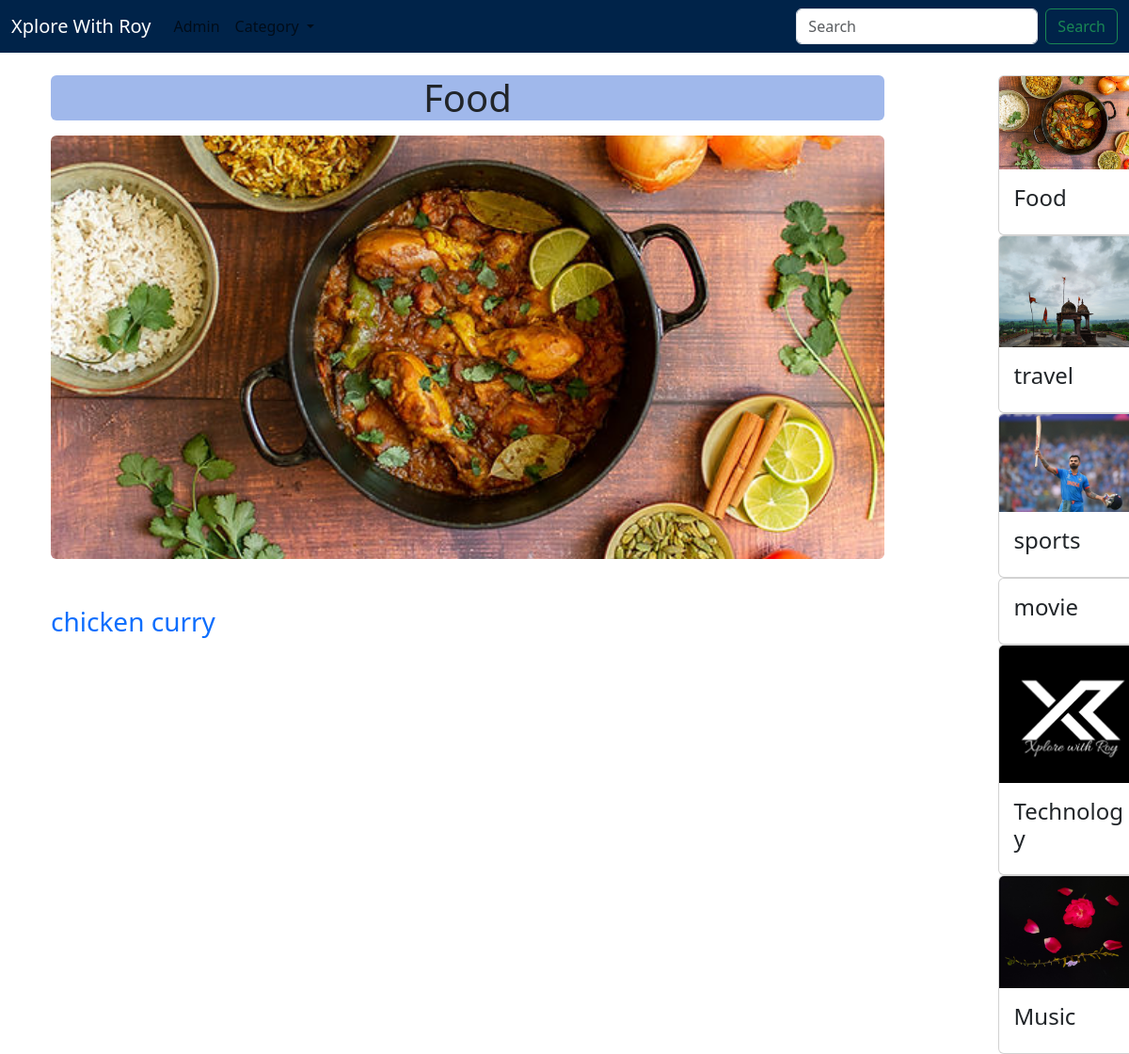
Screenshot of /catagory/food with the database file from the repository.
### myapp/models.py (models this page shows, shortened)
class Catagory(models.Model):
    cat_id = models.AutoField(primary_key=True)
    title = models.CharField(max_length=50)
    description = models.TextField()
    url = models.CharField(max_length=100)
    image = models.ImageField(upload_to='catagory/')
    added_date = models.DateTimeField(auto_now_add=True,null=True)

class Post(models.Model):
    post_id = models.AutoField(primary_key=True)
    title = models.CharField(max_length=200)
    author = models.CharField(max_length=50)
    content = HTMLField()
    url = models.CharField(max_length=100)
    image = models.ImageField(upload_to='post/',blank=True, null=True)
    added_date = models.DateTimeField(auto_now_add=True,null=True)
    cat = models.ForeignKey(Catagory,on_delete=models.CASCADE)

### myapp/views.py (the view)
# urls.py: path('catagory/<slug:url>',Catagories,name='all catagories')
def Catagories(request,url):
    cat = Catagory.objects.get(url=url)
    post = Post.objects.filter(cat=cat)
    cats = Catagory.objects.all()
    return render(request,'catagory.html',{'cat': cat,'post':post,'cats':cats})

### myapp/templates/catagory.html (shortened to what this page needs)
{% extends "base.html" %}
{% block content %}
<div class="row container mx-auto mt-4">
    <div class="row">
        <div class="col-mb-5 col-sm-10">
            <div class="text-center rounded mb-3 " style=" background-color:#a0b8eb;">
                <h1>{{cat.title}}</h1>
            </div>
            <img src="/media/{{cat.image}}" class="img-fluid rounded"
                style="width: 100%; height: 450px; margin-bottom: 50px; object-fit:cover;" alt="">
            <div class="collection">
                {% for p in post %}
                <h3><a href="/myblogs/{{p.url}}" class="collection-item text-decoration-none">{{p.title}} </a></h3>
                {% empty %}
                <h3>No post in this category</h3>
                {% endfor %}
            </div>
        </div>
        <div class="col-mb-5 col-sm-1 offset-1">
            {% for cat in cats %}
            <a class="text-decoration-none" href="/catagory/{{cat.url}}">
                <div class="col-mb-5 col-sm-3 offset-1 ">
                    <div class="card" style=" width:10rem;">
                        <img src="/media/{{cat.image}}" class="card-img-top" alt="">
                        <div class="card-body">
                            <h4 class="card-title">{{cat.title}} </h4>
                        </div>
                    </div>
                </div>
            </a>
            {% endfor %}
        </div>
    </div>
</div>
{% endblock content %}

### rows the page displays
Catagory: title "Food", image (picture)
Post: title "chicken curry"
Catagory: image (picture), title "travel"
Catagory: image (picture), title "sports"
Catagory: title "movie"
Catagory: image (picture), title "Technology"
Catagory: image (picture), title "Music"
